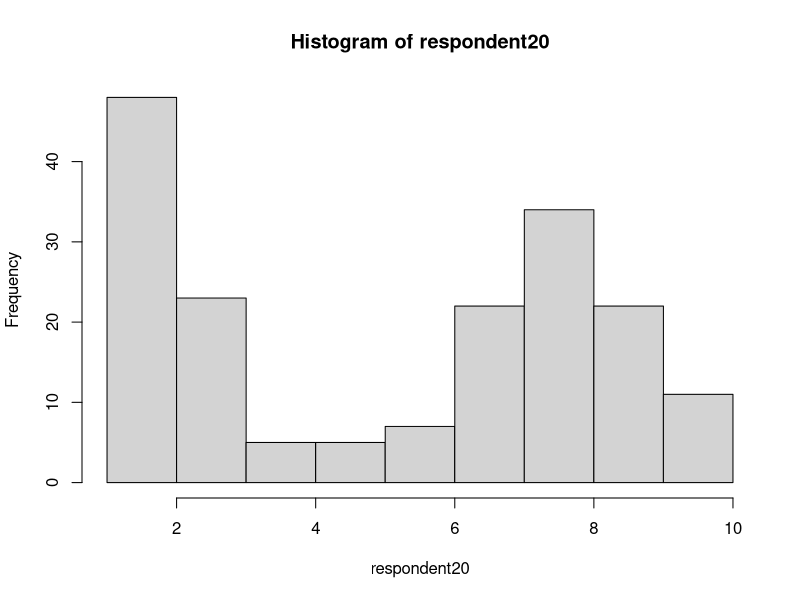
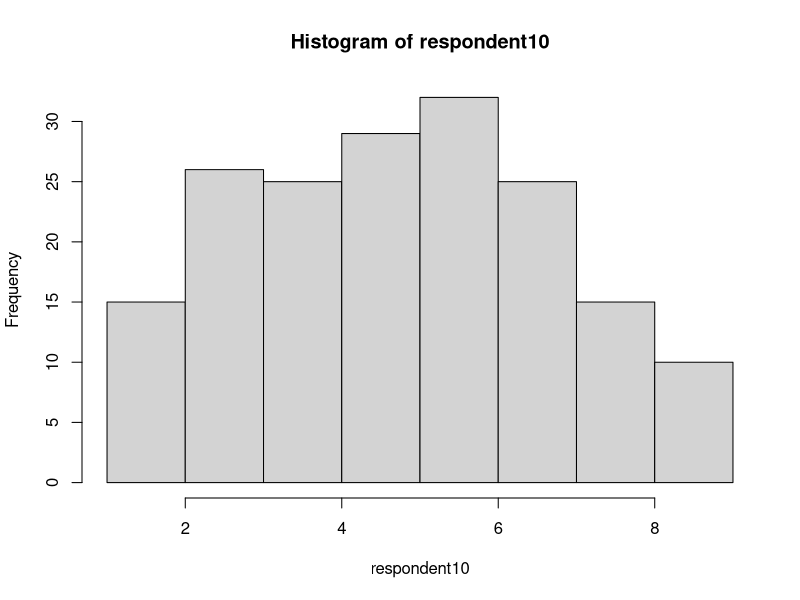
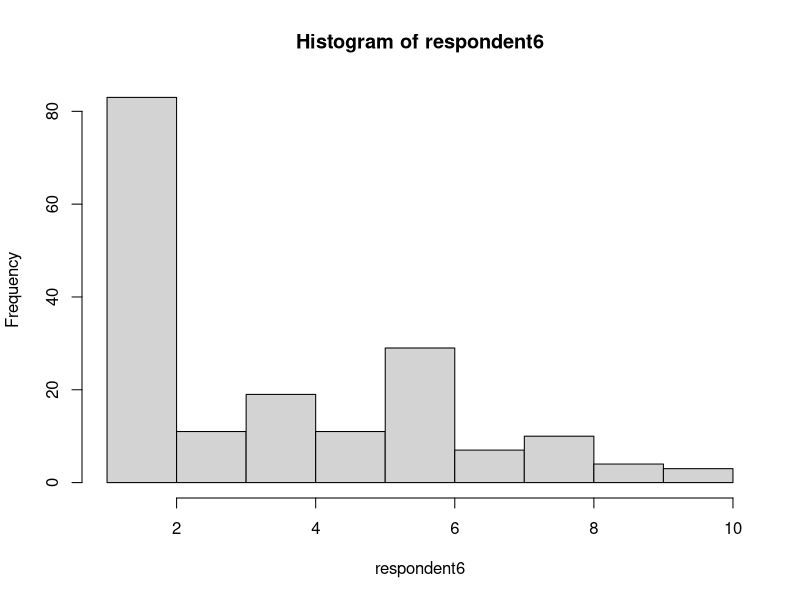
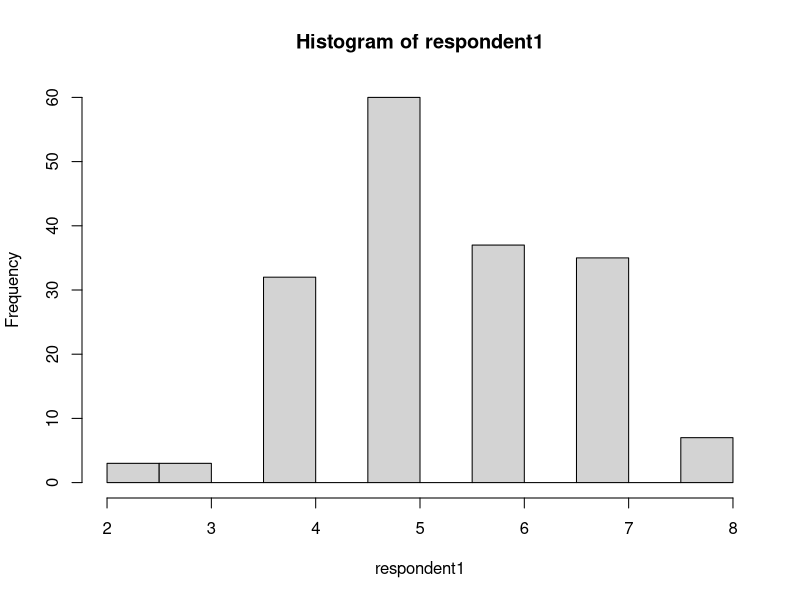
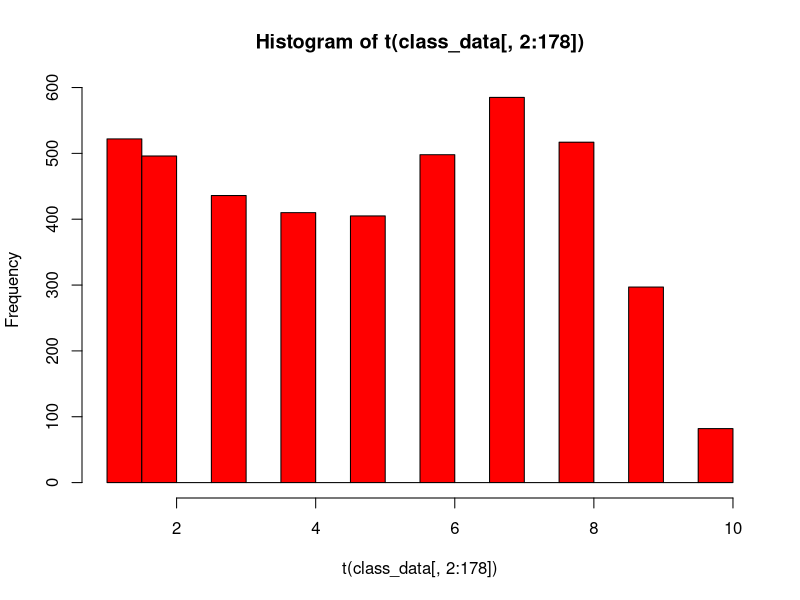

These charts were generated, in order, by the following R code: (Note: this script raises an error after producing the figures.)
#Experimentation in Psychology and Linguistics assignment 1 part 2


#################Questions####################
#Compare responses to two groups of stimuli
#Did participants tend to agree with each other?
#Are the 2 groups of stimuli homogenous?
#Do they contrast strongly?
##############################################

require(ggplot2)
data <- read.csv("raw_data_assignment1.csv", header= TRUE)

#Create a vector which contains the indexes of similar word pairs
sim_index <- c(2,3,9,10,14,16:22,24,27,29)

#Create 2 seperate datasets of similar and dissimilar word pairs
similar_data <- data[,sim_index]
dissimilar_data <- data[,-(sim_index)]

#apply statistical methods
sim_analysis <- as.data.frame(apply(similar_data,2, mean)) #Caluclate the mean of results
names(sim_analysis) <- c("mean")
sim_analysis$sd <- apply(similar_data,2, sd) #Caluclate the sd of results
total_sim <- c(mean(sim_analysis$mean), mean(sim_analysis$sd)) #Caluclate the average mean and sd of results

dissim_analysis <- as.data.frame(apply(dissimilar_data,2, mean)) #Caluclate the mean of results
names(dissim_analysis) <- c("mean")
dissim_analysis$sd <- apply(dissimilar_data,2, sd) #Caluclate the sd of results
total_dissim <- c(mean(dissim_analysis$mean), mean(dissim_analysis$sd)) #Caluclate the average mean and sd of results

#Check whether participants correlate in responses
cor_sim_matrix <- as.data.frame(round(cor(t(similar_data)),3))
cor_dissim_matrix <- as.data.frame(round(cor(t(dissimilar_data)),3))

#Check whether group significantly differ
cor.test(colMeans(similar_data), colMeans(dissimilar_data)) #low correlation
t.test(similar_data, dissimilar_data) # low p-value

##########################################################################################################################################################
################################################## Lab Session 2 practicals ##############################################################################
##########################################################################################################################################################

#Load response data of first lab session with too many word pairs
class_data <- read.csv("Similarity_judgements_INFOMEPL - Form Responses 1.csv",header = TRUE)

#Pick random participant data and make a histogram out of it
respondent20 <- t(class_data[20,2:178])
hist(respondent20)

respondent10 <- t(class_data[10,2:178])
hist(respondent10)

respondent6 <- t(class_data[6,2:178])
hist(respondent6)

#Random respondence, not correlated to other students, Histogram is very weird. Clearly outlier data.
respondent1 <- t(class_data[1,2:178])
hist(respondent1)

#Create a histogram of all the responses
hist(t(class_data[,2:178]), col = "red")

t.test(respondent20,respondent11)
plot(respondent20, respondent11)
cor.test(respondent6,respondent10)

#Create a correlation matrix of all participants
cor_matrix <- round(cor(t(class_data[,2:178])),3)
cor_matrix <- as.data.frame(cor_matrix)

#Load the wordSim sample given by Denis boi
wsdata <- read.csv("wordsim_sample.csv", header = TRUE)

#Does correlate
cor.test(respondent20, t(wsdata))

#Does not correlate
cor.test(respondent1, t(wsdata))

#Write up follow-up study based on the results of your own gathered data
#Does correlate with average participant
cor.test(colMeans(class_data[,2:178]), t(wsdata))

######################################################################################################################################
######################################################################################################################################

